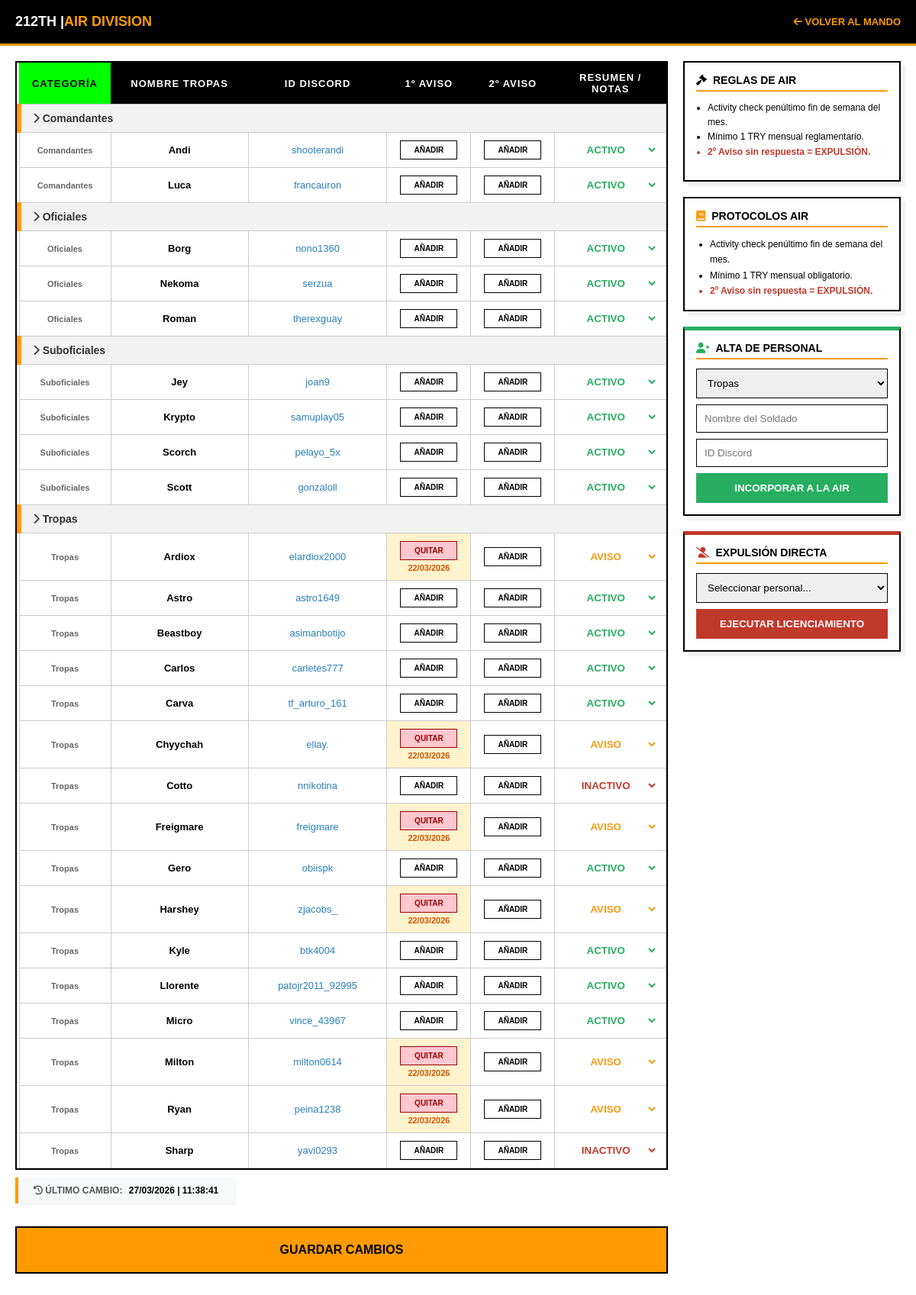
The page /air/air_gestion.php on the database its author committed.
### tables this page shows
CREATE TABLE `miembros_air` (
  `id` int(11) NOT NULL AUTO_INCREMENT,
  `categoria` enum('Comandantes','Oficiales','Suboficiales','Tropas') NOT NULL,
  `nombre` varchar(100) NOT NULL,
  `id_discord` varchar(100) DEFAULT NULL,
  `aviso_1` date DEFAULT NULL,
  `aviso_2` date DEFAULT NULL,
  `resumen` text DEFAULT NULL,
  PRIMARY KEY (`id`)
);

CREATE TABLE `control_cambios` (
  `seccion` varchar(50) NOT NULL,
  `ultima_modificacion` datetime DEFAULT NULL,
  PRIMARY KEY (`seccion`)
);

### air/air_gestion.php (the view, shortened to what this page needs)
<?php
include '../ficheros/conexion.php';
$query = "SELECT * FROM miembros_air ORDER BY FIELD(categoria, 'Comandantes', 'Oficiales', 'Suboficiales', 'Tropas'), nombre ASC";
$resultado = mysqli_query($conexion, $query);
$res_tiempo = mysqli_query($conexion, "SELECT ultima_modificacion FROM control_cambios WHERE seccion = 'air'");
$dato_tiempo = mysqli_fetch_assoc($res_tiempo);
$ultima_pila = date("d/m/Y | H:i:s", strtotime($dato_tiempo['ultima_modificacion']));
?>
<!DOCTYPE html>
<html lang="es">
<head>
    <link rel="stylesheet" href="../ficheros/estilo_menu.css">
    <link rel="stylesheet" href="https://cdnjs.cloudflare.com/ajax/libs/font-awesome/6.0.0/css/all.min.css">
</head>
<body>
<header class="BarraNavegar">
    <div id="cabecera"><span style="color:#fff; font-size:18px; font-weight:bold;">212TH | </span><span style="color:#FF9B00; font-size:18px; font-weight:bold;">AIR DIVISION</span></div>
    <label onclick="location.href='../index.html'" style="color:#FF9B00; cursor:pointer; font-weight:bold; font-size: 13px;"><i class="fas fa-arrow-left"></i> VOLVER AL MANDO</label>
</header>
<div class="layout-air">
    <div class="seccion-tabla">
        <form action="actualizar_air.php" method="POST">
            <div class="tabla-wrapper">
                <table class="tabla-air">
                    <thead>
                        <tr>
                            <th style="background:#00FF00; color:#000; width:120px;">Categoría</th>
                            <th>Nombre Tropas</th>
                            <th>ID Discord</th>
                            <th style="width:110px;">1º Aviso</th>
                            <th style="width:110px;">2º Aviso</th>
                            <th>Resumen / Notas</th>
                        </tr>
                    </thead>
                    <tbody>
                        <?php
                        $current_cat = "";
                        while($row = mysqli_fetch_assoc($resultado)):
                            if($current_cat != $row['categoria']):
                                $current_cat = $row['categoria'];
                                echo "<tr><td colspan='6' class='cat-header'><i class='fas fa-chevron-right'></i> $current_cat</td></tr>";
                            endif;
                        ?>
                        <tr>
                            <td style="font-weight:bold; color:#666; font-size:11px;"><?php echo $row['categoria']; ?></td>
                            <td><input type="text" name="nombre[]" class="input-tabla" value="<?php echo $row['nombre']; ?>" style="font-weight:bold;"></td>
                            <td><input type="text" name="discord[]" class="input-tabla" value="<?php echo $row['id_discord']; ?>" style="color:#2980b9;"></td>
                            <td id="td_a1_<?php echo $row['id']; ?>" style="<?php echo $row['aviso_1'] ? 'background:#fff3cd;' : ''; ?>">
                                <div id="ui_a1_<?php echo $row['id']; ?>">
                                    <?php if($row['aviso_1']): ?>
                                        <button type="button" class="btn-aviso btn-remove" onclick="gestionarAviso(<?php echo $row['id']; ?>, 1, 'quitar')">Quitar</button>
                                        <span class="fecha-aviso"><?php echo date('d/m/Y', strtotime($row['aviso_1'])); ?></span>
                                    <?php else: ?>
                                        <button type="button" class="btn-aviso btn-add" onclick="gestionarAviso(<?php echo $row['id']; ?>, 1, 'poner')">Añadir</button>
                                    <?php endif; ?>
                                </div>
                            </td>
                            <td id="td_a2_<?php echo $row['id']; ?>" style="<?php echo $row['aviso_2'] ? 'background:#fff3cd;' : ''; ?>">
                                <div id="ui_a2_<?php echo $row['id']; ?>">
                                    <?php if($row['aviso_2']): ?>
                                        <button type="button" class="btn-aviso btn-remove" onclick="gestionarAviso(<?php echo $row['id']; ?>, 2, 'quitar')">Quitar</button>
                                        <span class="fecha-aviso"><?php echo date('d/m/Y', strtotime($row['aviso_2'])); ?></span>
                                    <?php else: ?>
                                        <button type="button" class="btn-aviso btn-add" onclick="gestionarAviso(<?php echo $row['id']; ?>, 2, 'poner')">Añadir</button>
                                    <?php endif; ?>
                                </div>
                            </td>
                            <td>
                            <select name="resumen[]" class="select-resumen" style="
                            width: 100%;
                            border: none;
        background: transparent;
        font-weight: bold;
        text-align: center;
        cursor: pointer;
        color: <?php
            if($row['resumen'] == 'ACTIVO') echo '#27ae60';
            elseif($row['resumen'] == 'INACTIVO') echo '#c0392b';
            elseif($row['resumen'] == 'AVISO') echo '#f39c12';
            else echo '#666';
        ?>;">
        <option value="ACTIVO" style="background-color: #27ae60;" <?php if($row['resumen'] == 'ACTIVO') echo 'selected'; ?>>ACTIVO</option>
        <option value="AVISO" style="background-color: #f39c12;" <?php if($row['resumen'] == 'AVISO') echo 'selected'; ?>>AVISO</option>
        <option value="INACTIVO" style="background-color: #c0392b;" <?php if($row['resumen'] == 'INACTIVO') echo 'selected'; ?>>INACTIVO</option>
    </select>
</td>
                        <?php endwhile; ?>
                    </tbody>
                </table>
            </div>
            <div style="
                            background: #f8f9fa;
                            border-left: 4px solid #FF9B00;
                            padding: 10px 20px;
                            margin: 10px 0;
                            font-size: 12px;
                            color: #555;
                            font-weight: bold;
                            display: inline-block;
                            box-shadow: 2px 2px 5px rgba(0,0,0,0.05);
                                                                        ">
                <i class="fas fa-history"></i> ÚLTIMO CAMBIO:
                <span style="color: #000; margin-left: 5px;"><?php echo $ultima_pila; ?></span>
                </div>
            <button type="submit" class="btn-guardar-todo">Guardar cambios</button>
        </form>
    </div>
    <div class="seccion-info">
        <div class="panel-lateral">
            <h3><i class="fas fa-gavel"></i> Reglas de AIR</h3>
            <ul style="padding-left:15px; font-size:12px; line-height:1.6;">
                <li>Activity check penúltimo fin de semana del mes.</li>
                <li>Mínimo 1 TRY mensual reglamentario.</li>
                <li style="color:#c0392b; font-weight:bold;">2º Aviso sin respuesta = EXPULSIÓN.</li>
            </ul>
        </div>
        <div class="panel-lateral">
            <h3><i class="fas fa-book" style="color:#FF9B00;"></i> Protocolos AIR</h3>
            <ul style="padding-left:18px; font-size:12px; line-height:1.7; margin:0;">
                <li>Activity check penúltimo fin de semana del mes.</li>
                <li>Mínimo 1 TRY mensual obligatorio.</li>
                <li style="color:#c0392b; font-weight:bold;">2º Aviso sin respuesta = EXPULSIÓN.</li>
            </ul>
        </div>
        <div class="panel-lateral t-alta">
            <h3><i class="fas fa-user-plus" style="color:#27ae60;"></i> Alta de Personal</h3>
            <form action="alta_air.php" method="POST">
                <select name="categoria" class="input-panel" required>
                    <option value="Tropas">Tropas</option>
                </select>
                <input type="text" name="nombre" class="input-panel" placeholder="Nombre del Soldado" required>
                <input type="text" name="discord" class="input-panel" placeholder="ID Discord">
                <button type="submit" class="btn-accion btn-verde">Incorporar a la AIR</button>
            </form>
        </div>
        <div class="panel-lateral t-baja">
            <h3><i class="fas fa-user-slash" style="color:#c0392b;"></i> Expulsión Directa</h3>
            <form action="eliminar_air.php" method="POST" onsubmit="return confirm('¿Confirmar expulsión definitiva?')">
                <select name="id_eliminar" class="input-panel" required>
                    <option value="">Seleccionar personal...</option>
                </select>
                <button type="submit" class="btn-accion btn-rojo">Ejecutar Licenciamiento</button>
            </form>
        </div>
    </div>
</div>
</body>
</html>

### ficheros/estilo_menu.css (style rules this page uses)
:root { --naranja-212: #FF9B00; --naranja-glow: #ffaa004d; --fondo-espacial: #ffffff; --fondo-tarjeta: #ffffff; --texto-principal: #000000; --texto-secundario: #8B949E; --borde-tactico: #a0a0a0; }
* { box-sizing: border-box; }
body { display: flex; flex-direction: column; margin: 0; min-height: 100vh; font-family: 'Segoe UI', 'Roboto', Arial, sans-serif; background-color: var(--fondo-espacial); color: var(--texto-principal); background-size: 30px 30px; }
.BarraNavegar { display: flex; background-color: #000000; padding: 15px 40px; color: rgb(255, 255, 255); border-bottom: 3px solid var(--naranja-212); box-shadow: 0 4px 20px rgba(255, 255, 255, 0.15); align-items: center; }
#cabecera { display: flex; align-items: center; }

### air/air_gestion.php (style rules this page uses)
body { background: #fff; font-family: Calibri, sans-serif; margin: 0; padding-bottom: 50px; }
.BarraNavegar { background: #000; border-bottom: 3px solid #FF9B00; display: flex; justify-content: space-between; align-items: center; height: 60px; padding: 0 20px; position: sticky; top: 0; z-index: 1000; }
.layout-air { display: flex; gap: 20px; padding: 20px; align-items: flex-start; flex-wrap: wrap; }
.seccion-tabla { flex: 3; min-width: 320px; width: 100%; }
.seccion-info { flex: 1; display: flex; flex-direction: column; gap: 20px; min-width: 280px; position: sticky; top: 80px; }
.tabla-wrapper { width: 100%; overflow-x: auto; border: 2px solid #000; }
.tabla-air { width: 100%; border-collapse: collapse; font-size: 13px; min-width: 850px; background: #fff; }
.tabla-air th { background: #000; color: #fff; padding: 12px; text-transform: uppercase; letter-spacing: 1px; }
.tabla-air td { border: 1px solid #ccc; padding: 10px; text-align: center; }
.cat-header { background: #f2f2f2 !important; font-weight: bold; text-align: left !important; padding-left: 15px !important; border-left: 6px solid #FF9B00 !important; font-size: 14px; color: #333; }
.input-tabla { width: 100%; border: none; background: transparent; text-align: center; font-family: inherit; font-size: 13px; color: #000; padding: 5px; }
.btn-aviso { padding: 6px 10px; border: 1px solid #000; cursor: pointer; font-size: 10px; font-weight: bold; text-transform: uppercase; width: 75px; }
.btn-add { background: #fff; color: #000; }
.btn-remove { background: #ffc7ce; color: #9c0006; border-color: #9c0006; }
.fecha-aviso { display: block; font-size: 11px; font-weight: bold; color: #d35400; margin-top: 4px; }
.panel-lateral { border: 2px solid #000; padding: 15px; background: #fff; box-shadow: 6px 6px 0px rgba(0,0,0,0.05); }
.panel-lateral h3 { margin: 0 0 12px 0; font-size: 14px; border-bottom: 2px solid #FF9B00; padding-bottom: 5px; text-transform: uppercase; display: flex; align-items: center; gap: 8px; }
.t-alta { border-top: 5px solid #27ae60; }
.t-baja { border-top: 5px solid #c0392b; }
.input-panel { width: 100%; padding: 10px; border: 1px solid #000; margin-bottom: 8px; box-sizing: border-box; }
.btn-accion { width: 100%; padding: 12px; border: none; color: #fff; font-weight: bold; text-transform: uppercase; cursor: pointer; transition: 0.2s; }
.btn-verde { background: #27ae60; }
.btn-rojo { background: #c0392b; }
.btn-guardar-todo { background: #FF9B00; color: #000; border: 2px solid #000; padding: 20px; width: 100%; font-weight: bold; cursor: pointer; text-transform: uppercase; font-size: 16px; margin-top: 20px; }

### rows shown on the page
miembros_air: categoria "Comandantes", nombre "Andi", id_discord "shooterandi", resumen "ACTIVO"
miembros_air: categoria "Comandantes", nombre "Luca", id_discord "francauron", resumen "ACTIVO"
miembros_air: categoria "Oficiales", nombre "Borg", id_discord "nono1360", resumen "ACTIVO"
miembros_air: categoria "Oficiales", nombre "Nekoma", id_discord "serzua", resumen "ACTIVO"
miembros_air: categoria "Oficiales", nombre "Roman", id_discord "therexguay", resumen "ACTIVO"
miembros_air: categoria "Suboficiales", nombre "Jey", id_discord "joan9", resumen "ACTIVO"
miembros_air: categoria "Suboficiales", nombre "Krypto", id_discord "samuplay05", resumen "ACTIVO"
miembros_air: categoria "Suboficiales", nombre "Scorch", id_discord "pelayo_5x", resumen "ACTIVO"
miembros_air: categoria "Suboficiales", nombre "Scott", id_discord "gonzaloll", resumen "ACTIVO"
miembros_air: categoria "Tropas", nombre "Ardiox", id_discord "elardiox2000", aviso_1 "22/03/2026", resumen "AVISO"
miembros_air: categoria "Tropas", nombre "Astro", id_discord "astro1649", resumen "ACTIVO"
miembros_air: categoria "Tropas", nombre "Beastboy", id_discord "asimanbotijo", resumen "ACTIVO"
miembros_air: categoria "Tropas", nombre "Carlos", id_discord "carletes777", resumen "ACTIVO"
miembros_air: categoria "Tropas", nombre "Carva", id_discord "tf_arturo_161", resumen "ACTIVO"
miembros_air: categoria "Tropas", nombre "Chyychah", id_discord "ellay.", aviso_1 "22/03/2026", resumen "AVISO"
miembros_air: categoria "Tropas", nombre "Cotto", id_discord "nnikotina", resumen "INACTIVO"
miembros_air: categoria "Tropas", nombre "Freigmare", id_discord "freigmare", aviso_1 "22/03/2026", resumen "AVISO"
miembros_air: categoria "Tropas", nombre "Gero", id_discord "obiispk", resumen "ACTIVO"
miembros_air: categoria "Tropas", nombre "Harshey", id_discord "zjacobs_", aviso_1 "22/03/2026", resumen "AVISO"
miembros_air: categoria "Tropas", nombre "Kyle", id_discord "btk4004", resumen "ACTIVO"
miembros_air: categoria "Tropas", nombre "Llorente", id_discord "patojr2011_92995", resumen "ACTIVO"
miembros_air: categoria "Tropas", nombre "Micro", id_discord "vince_43967", resumen "ACTIVO"
miembros_air: categoria "Tropas", nombre "Milton", id_discord "milton0614", aviso_1 "22/03/2026", resumen "AVISO"
miembros_air: categoria "Tropas", nombre "Ryan", id_discord "peina1238", aviso_1 "22/03/2026", resumen "AVISO"
miembros_air: categoria "Tropas", nombre "Sharp", id_discord "yavi0293", resumen "INACTIVO"
control_cambios: ultima_modificacion "27/03/2026 | 11:38:41"
